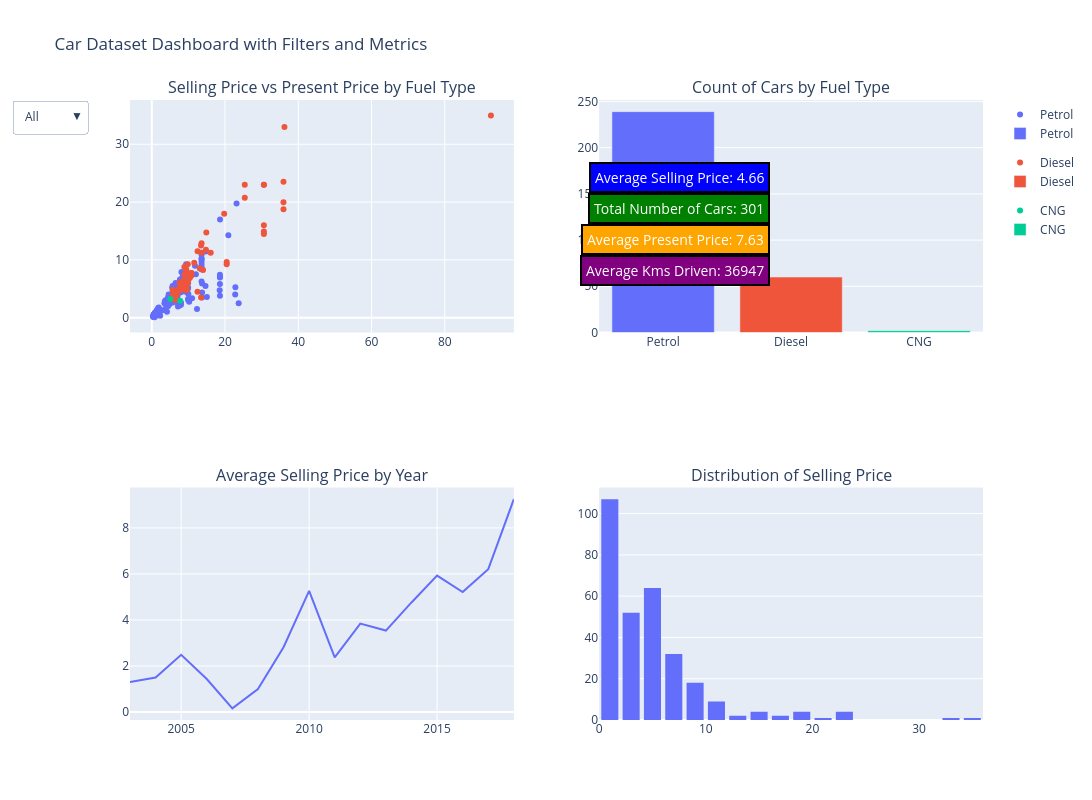

Notebook cell for this chart:
### Code cell
# Making it more interactive by adding dropdowns to filter the data by 'Fuel_Type' in the scatter plot and bar chart again addings cards to show the key metrics of the dataset like average selling price, total number of cars and more using Plotly library:
import plotly.express as px
from plotly.subplots import make_subplots
import plotly.graph_objects as go
# Create subplots
fig = make_subplots(rows=2, cols=2, subplot_titles=('Selling Price vs Present Price by Fuel Type', 'Count of Cars by Fuel Type', 'Average Selling Price by Year', 'Distribution of Selling Price'))
# Scatter plot
scatter = px.scatter(df, x='Present_Price', y='Selling_Price', color='Fuel_Type')
for trace in scatter.data:
    fig.add_trace(trace, row=1, col=1)
# Bar chart
fuel_counts = df['Fuel_Type'].value_counts().reset_index()
fuel_counts.columns = ['Fuel_Type', 'Count']
bar = px.bar(fuel_counts, x='Fuel_Type', y='Count', color='Fuel_Type')
for trace in bar.data:
    fig.add_trace(trace, row=1, col=2)
# Line plot
line = px.line(df.groupby('Year')['Selling_Price'].mean().reset_index(), x='Year', y='Selling_Price')
for trace in line.data:
    fig.add_trace(trace, row=2, col=1)
# Histogram
hist = px.histogram(df, x='Selling_Price', nbins=30)
for trace in hist.data:
    fig.add_trace(trace, row=2, col=2)
# Add dropdown for filtering by Fuel_Type
fig.update_layout(
    updatemenus=[
        dict(
            buttons=list([
                dict(label='All', method='update', args=[{'visible': [True, True, True, True, True, True, True, True]}, {'title': 'All Fuel Types'}]),
                dict(label='Petrol', method='update', args=[{'visible': [True, False, False, False, False, False, False, False]}, {'title': 'Petrol'}]),
                dict(label='Diesel', method='update', args=[{'visible': [False, True, False, False, False, False, False, False]}, {'title': 'Diesel'}]),
                dict(label='CNG', method='update', args=[{'visible': [False, False, True, False, False, False, False, False]}, {'title': 'CNG'}])
            ]),
            direction='down',
            showactive=True,
        )
    ]
)
# Add cards for key metrics as annotations instead of indicators to avoid subplot compatibility issues
average_present_price = df['Present_Price'].mean()
average_kms_driven = df['Kms_Driven'].mean()
fig.add_annotation(text=f"Average Selling Price: {average_selling_price:.2f}", xref="paper", yref="paper", x=0.75, y=0.9, showarrow=False, font=dict(size=14, color='white'), bgcolor='blue', bordercolor='black', borderwidth=2, borderpad=4)
fig.add_annotation(text=f"Total Number of Cars: {total_cars}", xref="paper", yref="paper", x=0.75, y=0.85, showarrow=False, font=dict(size=14, color='white'), bgcolor='green', bordercolor='black', borderwidth=2, borderpad=4)
fig.add_annotation(text=f"Average Present Price: {average_present_price:.2f}", xref="paper", yref="paper", x=0.75, y=0.8, showarrow=False, font=dict(size=14, color='white'), bgcolor='orange', bordercolor='black', borderwidth=2, borderpad=4)
fig.add_annotation(text=f"Average Kms Driven: {average_kms_driven:.0f}", xref="paper", yref="paper", x=0.75, y=0.75, showarrow=False, font=dict(size=14, color='white'), bgcolor='purple', bordercolor='black', borderwidth=2, borderpad=4)
# Update layout
fig.update_layout(height=800, width=1200, title_text='Car Dataset Dashboard with Filters and Metrics')
fig.show()

### Figure 1 — Plotly figure (JSON) as saved in the notebook; plotly's stock layout.template omitted (floating-point values rounded to 4 significant figures; data arrays with more than 128 entries replaced by an {"elided": "..."} marker saying what was removed)
{"data": [{"hovertemplate": "Fuel_Type=Petrol<br>Present_Price=%{x}<br>Selling_Price=%{y}<extra></extra>", "legendgroup": "Petrol", "marker": {"color": "#636efa", "symbol": "circle"}, "mode": "markers", "name": "Petrol", "orientation": "v", "showlegend": true, "type": "scatter", "x": {"elided": "239 float values"}, "xaxis": "x", "y": {"elided": "239 float values"}, "yaxis": "y"}, {"hovertemplate": "Fuel_Type=Diesel<br>Present_Price=%{x}<br>Selling_Price=%{y}<extra></extra>", "legendgroup": "Diesel", "marker": {"color": "#EF553B", "symbol": "circle"}, "mode": "markers", "name": "Diesel", "orientation": "v", "showlegend": true, "type": "scatter", "x": [9.54, 6.87, 9.83, 8.61, 8.89, 8.92, 10.38, 10.79, 10.79, 10.79, 10.38, 5.98, 7.49, 9.95, 8.06, 8.06, 30.61, 30.61, 19.77, 30.61, 35.96, 35.96, 35.96, 36.23, 6.95, 20.45, 6.76, 12.48, 8.93, 30.61, 14.89, 7.85, 25.39, 13.46, 13.46, 92.6, 16.09, 30.61, 25.39, 20.45, 6.79, 5.7, 14.79, 7.6, 9.4, 9.4, 6.79, 9.4, 5.7, 13.6, 9.4, 9.4, 9.4, 13.6, 9.9, 9.4, 14.0, 13.09, 11.6, 12.5], "xaxis": "x", "y": [4.75, 4.6, 9.25, 6.5, 8.75, 7.45, 6.85, 7.75, 7.25, 7.75, 7.45, 3.1, 4.95, 6.0, 5.5, 5.5, 14.9, 23.0, 18.0, 16.0, 19.99, 18.75, 23.5, 33.0, 4.75, 9.25, 3.95, 4.5, 4.9, 14.5, 14.73, 4.75, 23.0, 12.5, 3.49, 35.0, 11.25, 23.0, 20.75, 9.65, 3.25, 4.85, 11.75, 6.0, 8.25, 4.95, 3.1, 6.15, 3.9, 11.25, 5.35, 5.95, 5.2, 12.9, 7.2, 8.35, 8.25, 8.55, 9.5, 11.5], "yaxis": "y"}, {"hovertemplate": "Fuel_Type=CNG<br>Present_Price=%{x}<br>Selling_Price=%{y}<extra></extra>", "legendgroup": "CNG", "marker": {"color": "#00cc96", "symbol": "circle"}, "mode": "markers", "name": "CNG", "orientation": "v", "showlegend": true, "type": "scatter", "x": [5.09, 7.74], "xaxis": "x", "y": [3.25, 2.95], "yaxis": "y"}, {"hovertemplate": "Fuel_Type=%{x}<br>Count=%{y}<extra></extra>", "legendgroup": "Petrol", "marker": {"color": "#636efa", "pattern": {"shape": ""}}, "name": "Petrol", "orientation": "v", "showlegend": true, "textposition": "auto", "type": "bar", "x": ["Petrol"], "xaxis": "x2", "y": [239], "yaxis": "y2"}, {"hovertemplate": "Fuel_Type=%{x}<br>Count=%{y}<extra></extra>", "legendgroup": "Diesel", "marker": {"color": "#EF553B", "pattern": {"shape": ""}}, "name": "Diesel", "orientation": "v", "showlegend": true, "textposition": "auto", "type": "bar", "x": ["Diesel"], "xaxis": "x2", "y": [60], "yaxis": "y2"}, {"hovertemplate": "Fuel_Type=%{x}<br>Count=%{y}<extra></extra>", "legendgroup": "CNG", "marker": {"color": "#00cc96", "pattern": {"shape": ""}}, "name": "CNG", "orientation": "v", "showlegend": true, "textposition": "auto", "type": "bar", "x": ["CNG"], "xaxis": "x2", "y": [2], "yaxis": "y2"}, {"hovertemplate": "Year=%{x}<br>Selling_Price=%{y}<extra></extra>", "legendgroup": "", "line": {"color": "#636efa", "dash": "solid"}, "marker": {"symbol": "circle"}, "mode": "lines", "name": "", "orientation": "v", "showlegend": false, "type": "scatter", "x": [2003, 2004, 2005, 2006, 2007, 2008, 2009, 2010, 2011, 2012, 2013, 2014, 2015, 2016, 2017, 2018], "xaxis": "x3", "y": [1.3, 1.5, 2.487, 1.438, 0.16, 1.003, 2.817, 5.263, 2.375, 3.841, 3.541, 4.762, 5.927, 5.213, 6.209, 9.25], "yaxis": "y3"}, {"bingroup": "x", "hovertemplate": "Selling_Price=%{x}<br>count=%{y}<extra></extra>", "legendgroup": "", "marker": {"color": "#636efa", "pattern": {"shape": ""}}, "name": "", "nbinsx": 30, "orientation": "v", "showlegend": false, "type": "histogram", "x": {"elided": "301 float values"}, "xaxis": "x4", "yaxis": "y4"}], "layout": {"annotations": [{"font": {"size": 16}, "showarrow": false, "text": "Selling Price vs Present Price by Fuel Type", "x": 0.225, "xanchor": "center", "xref": "paper", "y": 1, "yanchor": "bottom", "yref": "paper"}, {"font": {"size": 16}, "showarrow": false, "text": "Count of Cars by Fuel Type", "x": 0.775, "xanchor": "center", "xref": "paper", "y": 1, "yanchor": "bottom", "yref": "paper"}, {"font": {"size": 16}, "showarrow": false, "text": "Average Selling Price by Year", "x": 0.225, "xanchor": "center", "xref": "paper", "y": 0.375, "yanchor": "bottom", "yref": "paper"}, {"font": {"size": 16}, "showarrow": false, "text": "Distribution of Selling Price", "x": 0.775, "xanchor": "center", "xref": "paper", "y": 0.375, "yanchor": "bottom", "yref": "paper"}, {"bgcolor": "blue", "bordercolor": "black", "borderpad": 4, "borderwidth": 2, "font": {"color": "white", "size": 14}, "showarrow": false, "text": "Average Selling Price: 4.66", "x": 0.75, "xref": "paper", "y": 0.9, "yref": "paper"}, {"bgcolor": "green", "bordercolor": "black", "borderpad": 4, "borderwidth": 2, "font": {"color": "white", "size": 14}, "showarrow": false, "text": "Total Number of Cars: 301", "x": 0.75, "xref": "paper", "y": 0.85, "yref": "paper"}, {"bgcolor": "orange", "bordercolor": "black", "borderpad": 4, "borderwidth": 2, "font": {"color": "white", "size": 14}, "showarrow": false, "text": "Average Present Price: 7.63", "x": 0.75, "xref": "paper", "y": 0.8, "yref": "paper"}, {"bgcolor": "purple", "bordercolor": "black", "borderpad": 4, "borderwidth": 2, "font": {"color": "white", "size": 14}, "showarrow": false, "text": "Average Kms Driven: 36947", "x": 0.75, "xref": "paper", "y": 0.75, "yref": "paper"}], "height": 800, "title": {"text": "Car Dataset Dashboard with Filters and Metrics"}, "updatemenus": [{"buttons": [{"args": [{"visible": [true, true, true, true, true, true, true, true]}, {"title": "All Fuel Types"}], "label": "All", "method": "update"}, {"args": [{"visible": [true, false, false, false, false, false, false, false]}, {"title": "Petrol"}], "label": "Petrol", "method": "update"}, {"args": [{"visible": [false, true, false, false, false, false, false, false]}, {"title": "Diesel"}], "label": "Diesel", "method": "update"}, {"args": [{"visible": [false, false, true, false, false, false, false, false]}, {"title": "CNG"}], "label": "CNG", "method": "update"}], "direction": "down", "showactive": true}], "width": 1200, "xaxis": {"anchor": "y", "domain": [0, 0.45]}, "xaxis2": {"anchor": "y2", "domain": [0.55, 1]}, "xaxis3": {"anchor": "y3", "domain": [0, 0.45]}, "xaxis4": {"anchor": "y4", "domain": [0.55, 1]}, "yaxis": {"anchor": "x", "domain": [0.625, 1]}, "yaxis2": {"anchor": "x2", "domain": [0.625, 1]}, "yaxis3": {"anchor": "x3", "domain": [0, 0.375]}, "yaxis4": {"anchor": "x4", "domain": [0, 0.375]}}}
